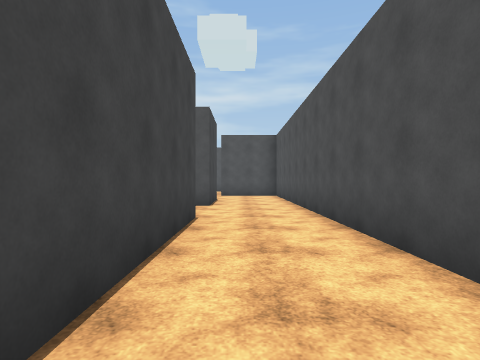
view 1 (above)

23 first-person views from a walk through a 3-D level made in the Unity game engine. The camera is 1.3 m above the floor, looks level and sees 80° across. The floor is counted in squares, 2 m on a side. Each view is taken from the middle of a square. On the plan, view 1 faces up. The plan holds only what a view shows up to about 9 squares ahead; the rest is blank. The place goes on beyond the plan. The player character is not drawn. Some animated figures are left out. Some surface patterns are stand-ins.

view 2
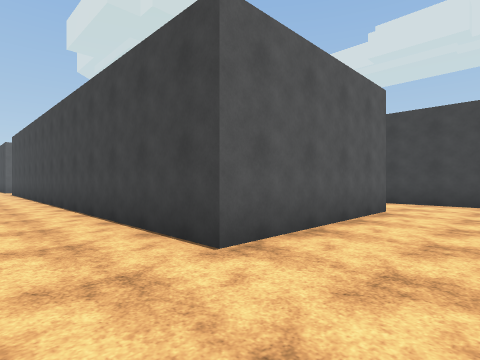

view 3
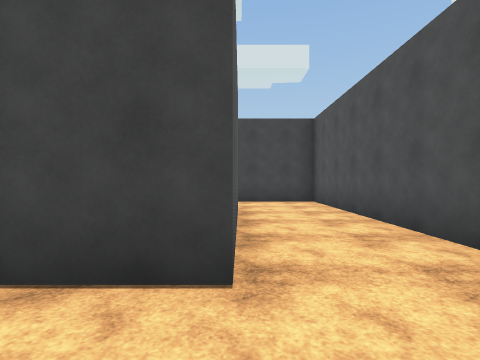

view 4
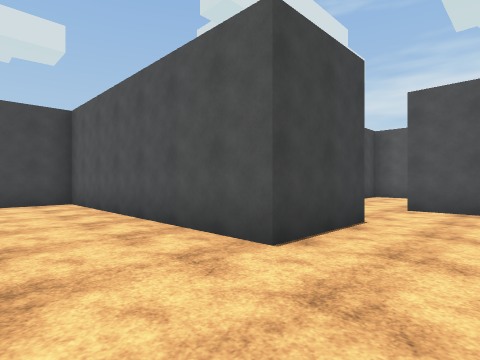

view 5
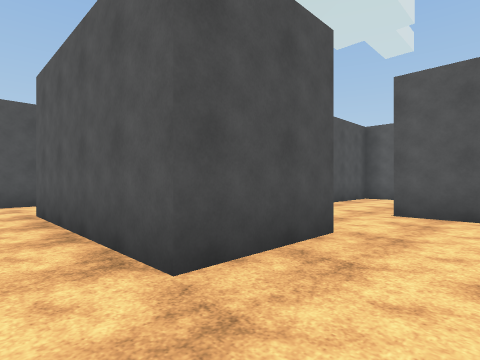

view 6
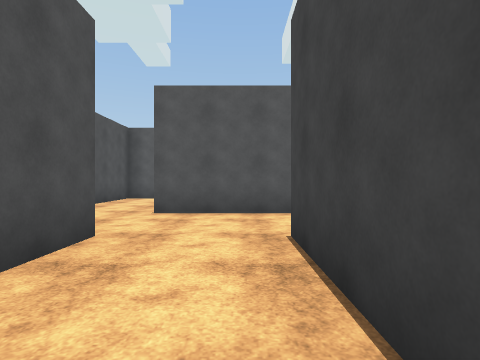

view 7
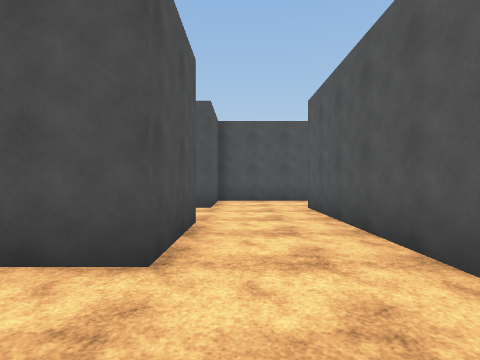

view 8
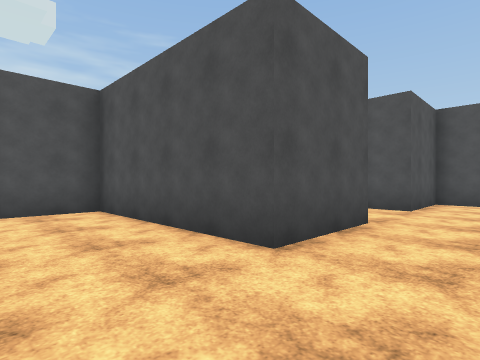

view 9
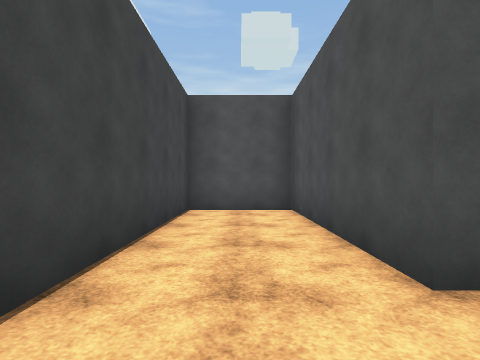

view 10
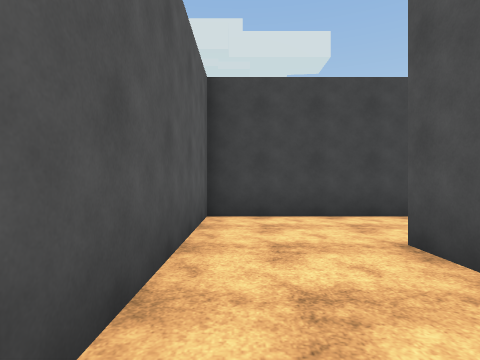

view 11
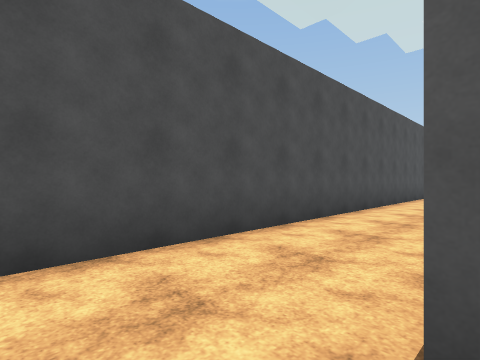

view 12
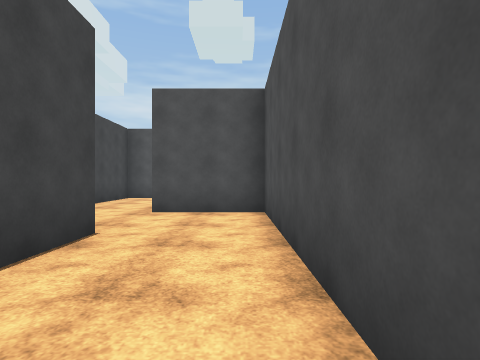

view 13
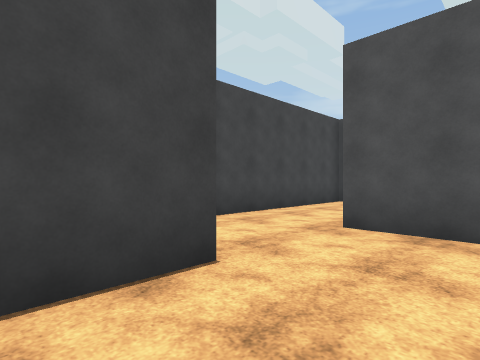

view 14
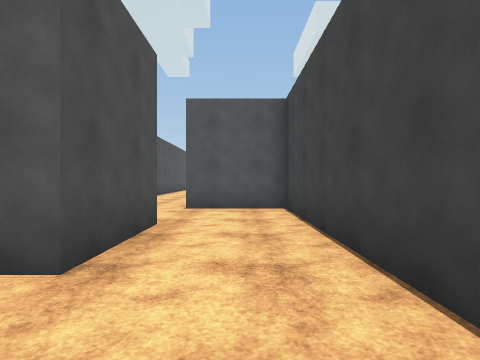

view 15
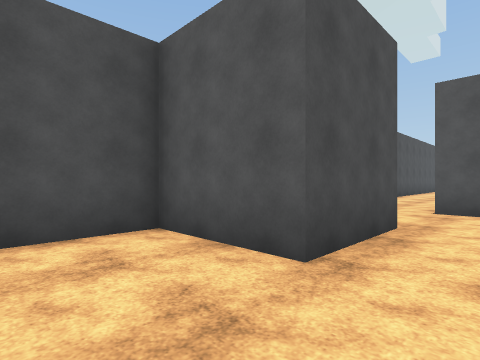

view 16
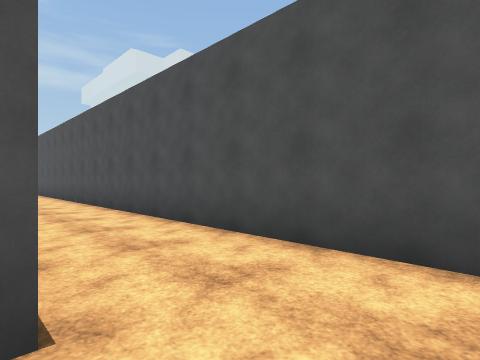

view 17
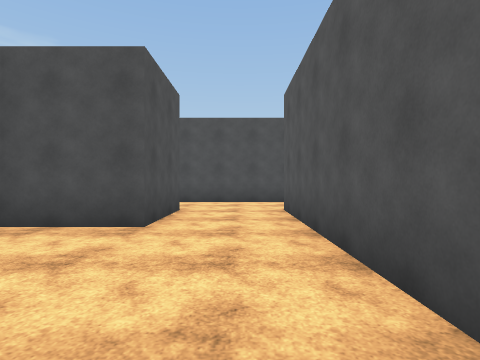

view 18
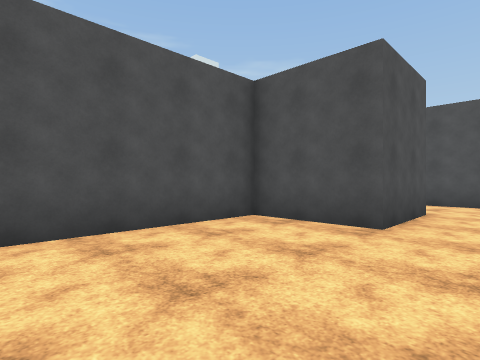

view 19
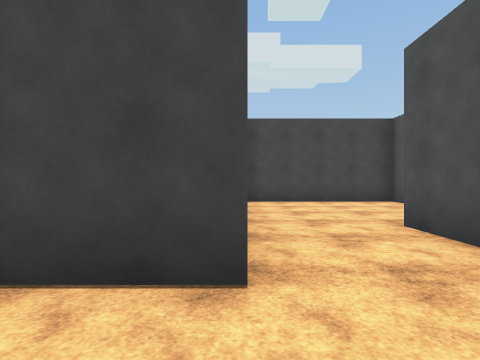

view 20
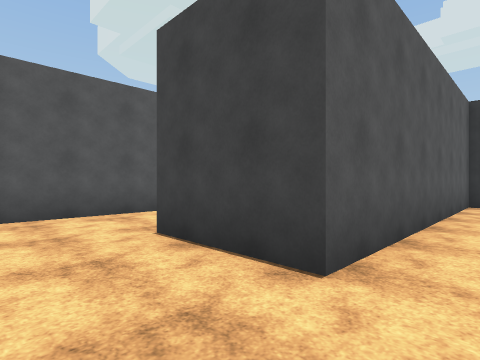

view 21
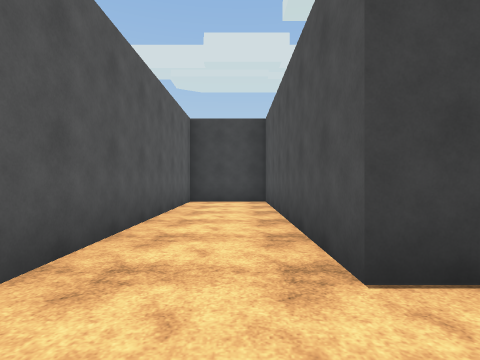

view 22
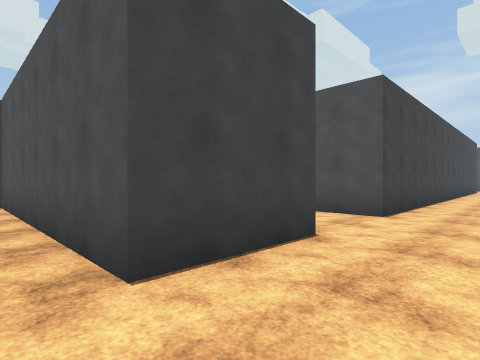

view 23
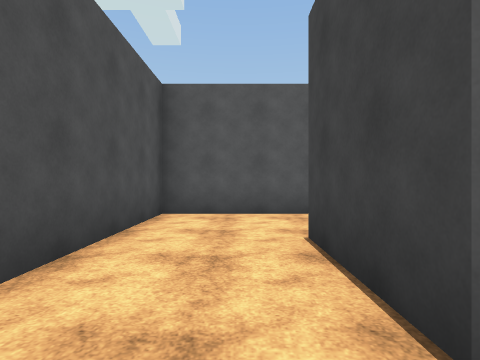

### Floor plan
Points are (right, up) in squares from view 1. A wall is a line through its corners. A room is listed if a view was taken in it or the views show most of it. See-through windows are left out.
Room 1 (views 1, 2, 3, 4, 5, 6, 10, 11, 12, 13, 16, 17, 18, 19, 20, 21, 22, 23)
walls: (-3, -0.1) (-3, 2.7) (-5.3, 2.7) (-5.3, 5) (-0.8, 5) (-0.8, -8.7) (-3, -8.7) (-3, -6.4) (-7.6, -6.4) (-7.6, -11) (-0.8, -11) (-0.8, -13.2) (-7.6, -13.2) (-7.6, -15.5) (1.5, -15.5) (1.5, 9.6); (-9.4, 0.4) (-5.2, 0.4); (-0.8, 9.5) (-0.8, 7.2) (-7.6, 7.2) (-7.6, 2.7) (-9.9, 2.7)
ways out: opening at (-8.5, 1.5) to room 2; opening at (0.5, 8.5) to room 3; opening at (-4.5, -0.5)
Room 2 (views 7, 8, 9)
walls: (-9.9, 2.7) (-9.9, 7.2) (-12.1, 7.2) (-12.1, 0.4) (-9.4, 0.4)
ways out: opening at (-8.5, 1.5) to room 1
Room 3 (views 14, 15)
walls: (-3, 16.4) (-3, 9.5) (-0.8, 9.5); (1.5, 9.6) (1.5, 11.8) (-0.8, 11.8) (-0.8, 14) (1.5, 14) (1.5, 15.8)
ways out: opening at (0.5, 8.5) to room 1

Positions as (right, up) in squares from view 1, and headings:
1: (0, 0), facing up
2: (1, 7), facing down-left
3: (1, 5), facing left
4: (1, 5), facing up-left
5: (-7, 6), facing down-right
6: (-7, 6), facing down
7: (-12, 2), facing right
8: (-12, 1), facing up-right
9: (-11, 1), facing up
10: (-7, 1), facing left
11: (-1, 6), facing down-right
12: (1, 6), facing up
13: (1, 8), facing up-left
14: (-2, 16), facing down
15: (-2, 16), facing down-right
16: (-1, -10), facing up-right
17: (-7, -10), facing right
18: (-7, -10), facing up-right
19: (1, -11), facing left
20: (1, -10), facing down-left
21: (1, -14), facing left
22: (1, -14), facing up-left
23: (0, -10), facing down
